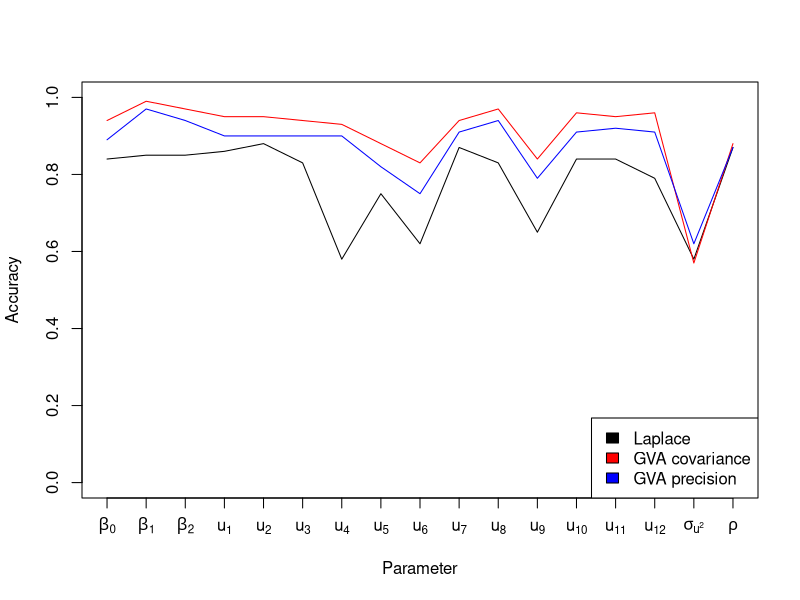

Reproduce this figure in R.
# plot_accuracy.R
accuracy <- read.csv(file = "accuracy.csv")
pdf("results/accuracy_of_parameter_estimation.pdf")
plot(accuracy[, 2], ylim = c(0, 1), type = "l", ylab = "Accuracy", xlab = "Parameter", 
    xaxt = "n")
xaxis_labels <- c(expression(beta[0]), expression(beta[1]), expression(beta[2]), 
    expression(u[1]), expression(u[2]), expression(u[3]), expression(u[4]), expression(u[5]), 
    expression(u[6]), expression(u[7]), expression(u[8]), expression(u[9]), expression(u[10]), 
    expression(u[11]), expression(u[12]), expression(sigma[u^2]), expression(rho))
axis(1, at = 1:length(xaxis_labels), labels = xaxis_labels)
lines(accuracy[, 3], ylim = c(0, 1), type = "l", col = "red")
lines(accuracy[, 4], ylim = c(0, 1), type = "l", col = "blue")
# lines(accuracy[,5], ylim=c(0, 1), type='l', col='blue')
legend("bottomright", c("Laplace", "GVA covariance", "GVA precision"), fill = c("black", 
    "red", "blue"))
dev.off()
